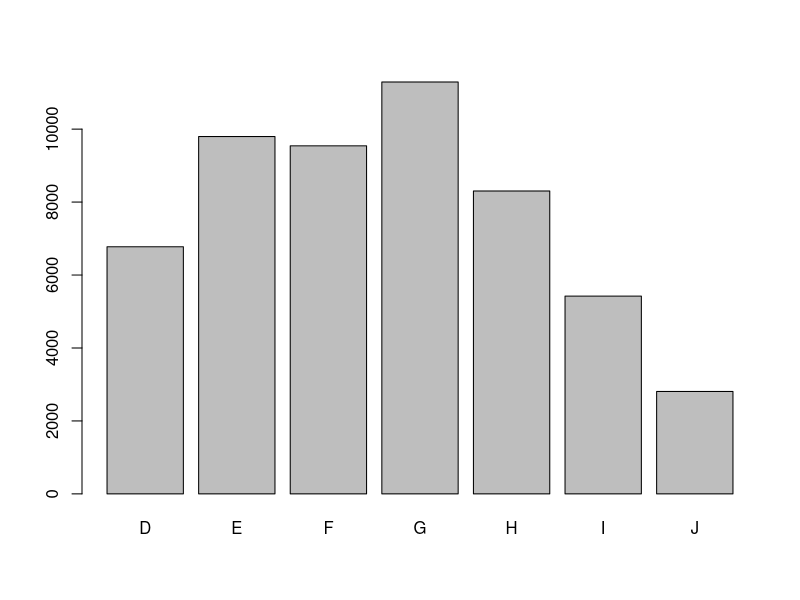
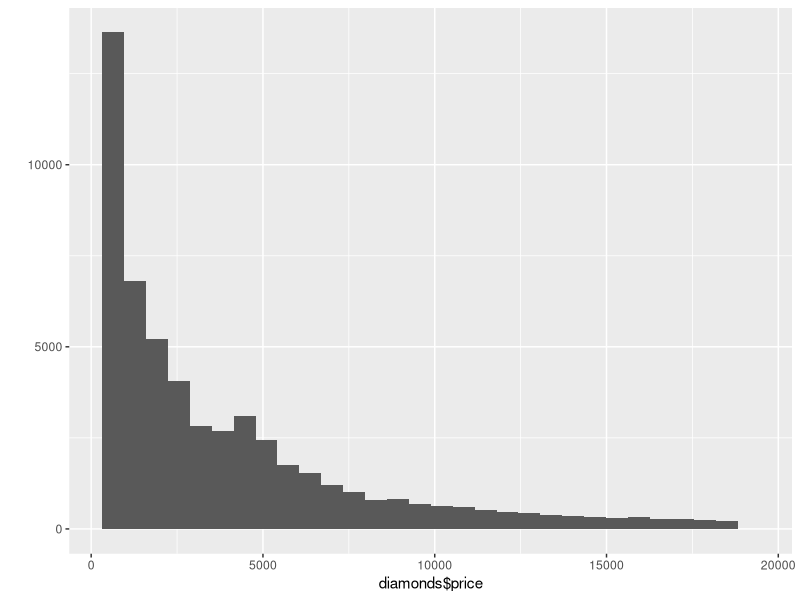
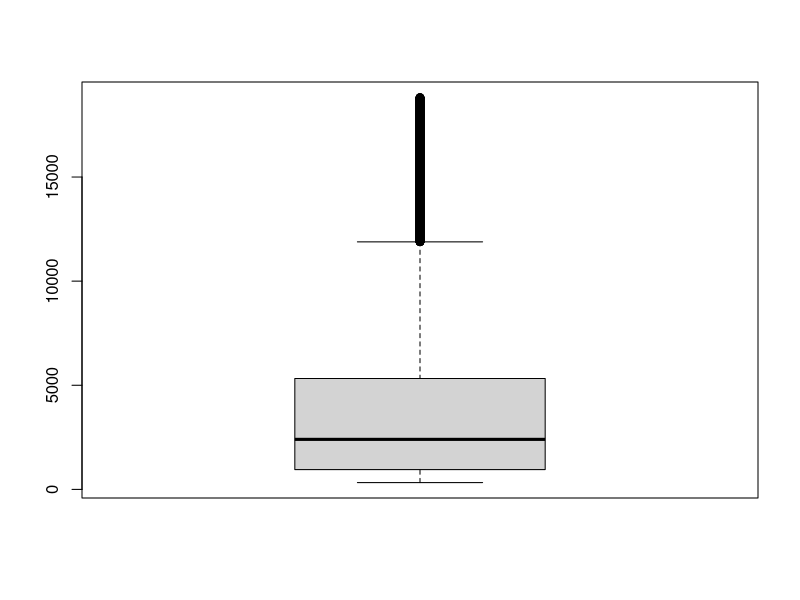
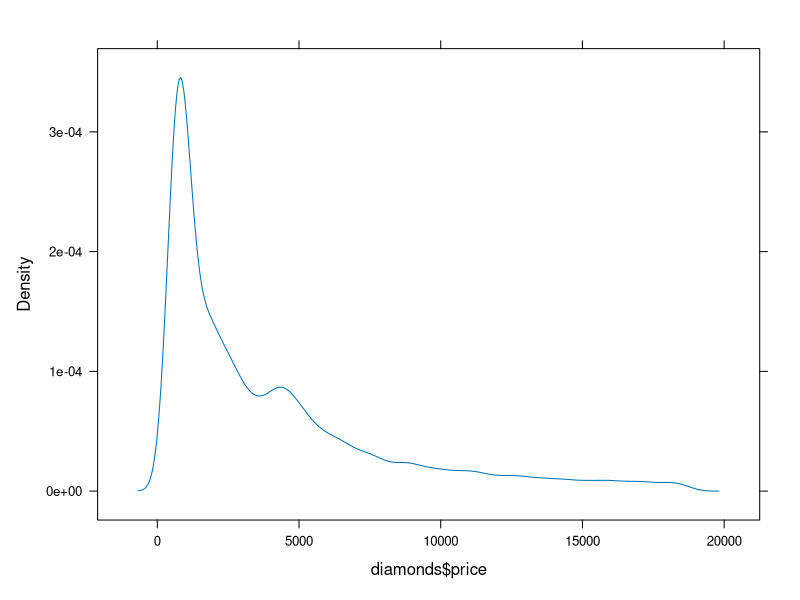
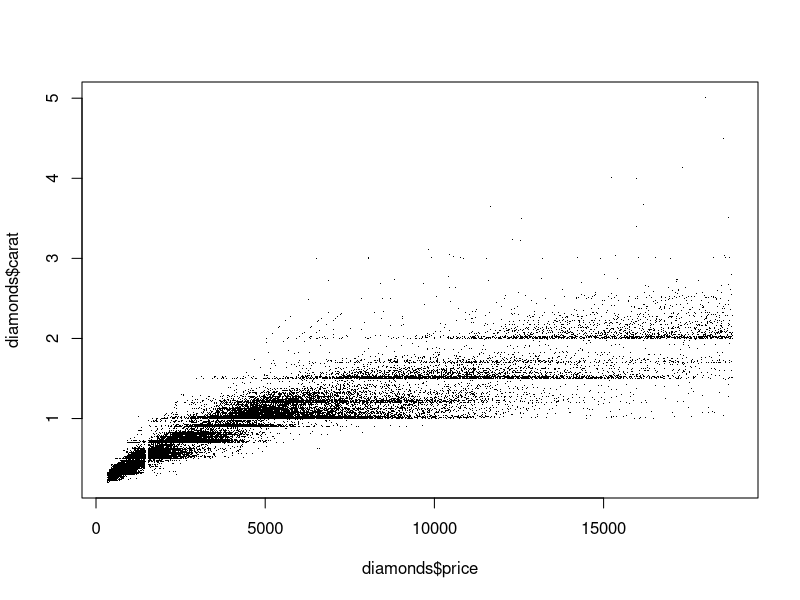
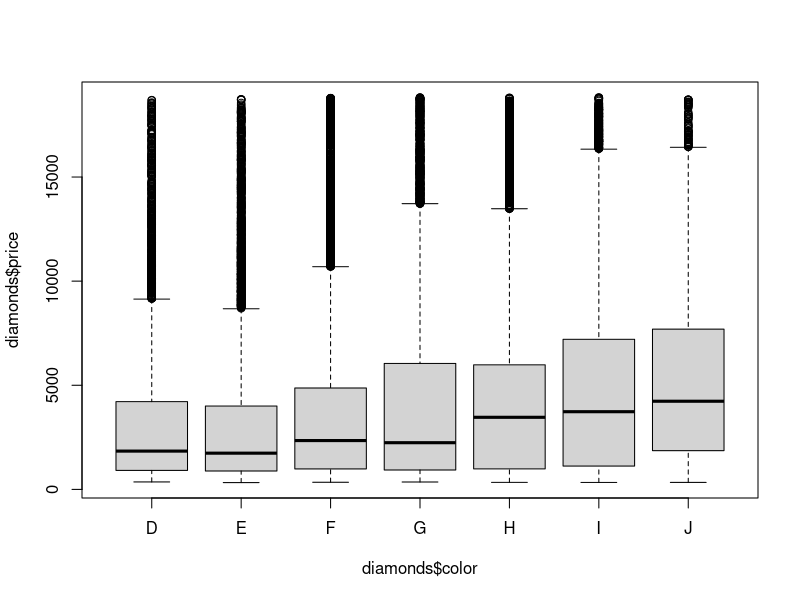
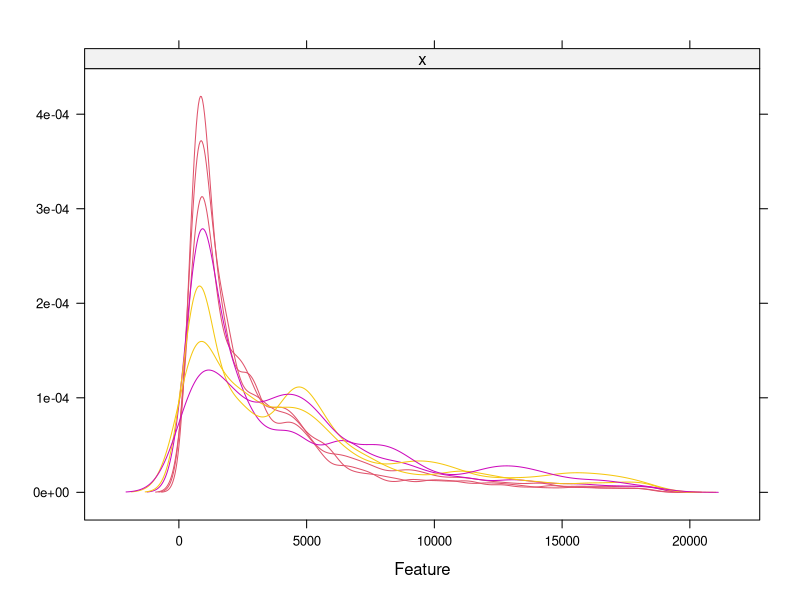

These charts were generated, in order, by the following R code:
library(ggplot2)
library(lattice)
library(caret)
library(plyr)

data(diamonds)

# part 1
?diamonds

str(diamonds)
summary(diamonds$color)
plot(diamonds$color)
summary(diamonds$cut)
summary(diamonds$clarity)

# part 2
qplot(diamonds$price)
boxplot(diamonds$price)
densityplot(diamonds$price, plot.points = F)

# part 3
summary(diamonds$price)
sd(diamonds$price)
mad(diamonds$price)

# part 4
plot(diamonds$price,diamonds$carat,pch = ".")

# part 5

# part 6
boxplot(diamonds$price~diamonds$color)
featurePlot(diamonds$price, diamonds$color,col=diamonds$color, plot = 'density', plot.points = F)
?densityplot

str(diamonds)
numerics<-Filter(is.numeric, diamonds)
# part 8
aaply(.data = as.matrix(numerics), .margins = 2, .fun = mean)
aaply(.data = as.matrix(numerics), .margins = 2, .fun = median)
aaply(.data = as.matrix(numerics), .margins = 2, .fun = sd)
aaply(.data = as.matrix(numerics), .margins = 2, .fun = function(col){
  mad(col,constant = 1)
})
